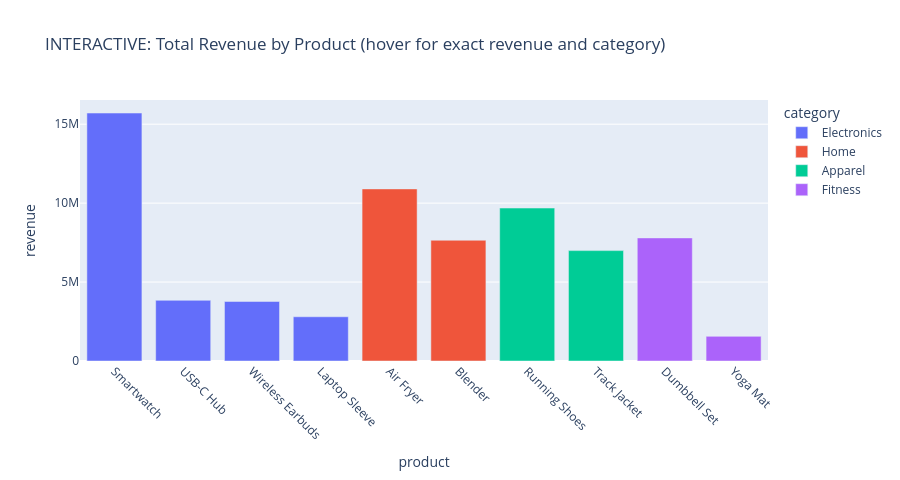

Notebook cell for this chart:
### Code cell
# --- 1b. INTERACTIVE chart ---
rev_cat = sales_df.groupby(["product", "category"], as_index=False)["revenue"].sum()
rev_cat = rev_cat.sort_values("revenue", ascending=False)

fig = px.bar(
    rev_cat, x="product", y="revenue", color="category",
    hover_data={"revenue": ":,.0f", "category": True},
    title="INTERACTIVE: Total Revenue by Product (hover for exact revenue and category)"
)
fig.update_layout(xaxis_tickangle=45, height=480)
fig.show()

### Figure 1 — Plotly figure (JSON) as saved in the notebook; plotly's stock layout.template omitted (floating-point values rounded to 4 significant figures)
{"data": [{"customdata": [["Electronics"], ["Electronics"], ["Electronics"], ["Electronics"]], "hovertemplate": "category=%{customdata[0]}<br>product=%{x}<br>revenue=%{y:,.0f}<extra></extra>", "legendgroup": "Electronics", "marker": {"color": "#636efa", "pattern": {"shape": ""}}, "name": "Electronics", "orientation": "v", "showlegend": true, "textposition": "auto", "type": "bar", "x": ["Smartwatch", "USB-C Hub", "Wireless Earbuds", "Laptop Sleeve"], "xaxis": "x", "y": [15710000.0, 3842000.0, 3770000.0, 2801000.0], "yaxis": "y"}, {"customdata": [["Home"], ["Home"]], "hovertemplate": "category=%{customdata[0]}<br>product=%{x}<br>revenue=%{y:,.0f}<extra></extra>", "legendgroup": "Home", "marker": {"color": "#EF553B", "pattern": {"shape": ""}}, "name": "Home", "orientation": "v", "showlegend": true, "textposition": "auto", "type": "bar", "x": ["Air Fryer", "Blender"], "xaxis": "x", "y": [10900000.0, 7649000.0], "yaxis": "y"}, {"customdata": [["Apparel"], ["Apparel"]], "hovertemplate": "category=%{customdata[0]}<br>product=%{x}<br>revenue=%{y:,.0f}<extra></extra>", "legendgroup": "Apparel", "marker": {"color": "#00cc96", "pattern": {"shape": ""}}, "name": "Apparel", "orientation": "v", "showlegend": true, "textposition": "auto", "type": "bar", "x": ["Running Shoes", "Track Jacket"], "xaxis": "x", "y": [9689000.0, 6993000.0], "yaxis": "y"}, {"customdata": [["Fitness"], ["Fitness"]], "hovertemplate": "category=%{customdata[0]}<br>product=%{x}<br>revenue=%{y:,.0f}<extra></extra>", "legendgroup": "Fitness", "marker": {"color": "#ab63fa", "pattern": {"shape": ""}}, "name": "Fitness", "orientation": "v", "showlegend": true, "textposition": "auto", "type": "bar", "x": ["Dumbbell Set", "Yoga Mat"], "xaxis": "x", "y": [7797000.0, 1560000.0], "yaxis": "y"}], "layout": {"barmode": "relative", "height": 480, "legend": {"title": {"text": "category"}, "tracegroupgap": 0}, "title": {"text": "INTERACTIVE: Total Revenue by Product (hover for exact revenue and category)"}, "xaxis": {"anchor": "y", "domain": [0.0, 1.0], "tickangle": 45, "title": {"text": "product"}}, "yaxis": {"anchor": "x", "domain": [0.0, 1.0], "title": {"text": "revenue"}}}}
